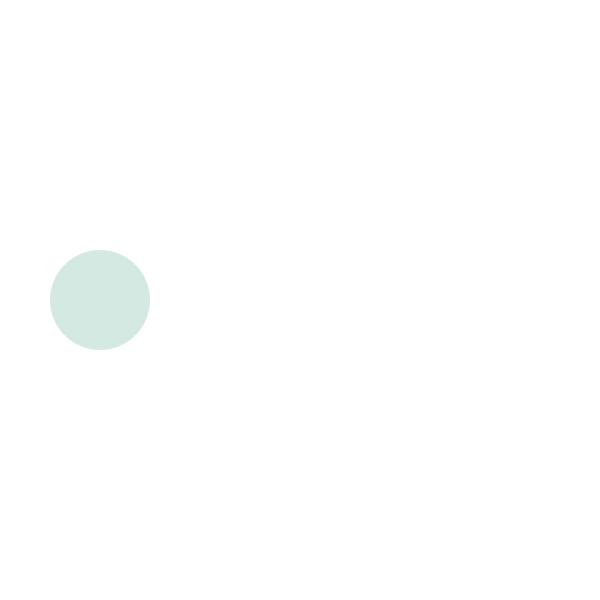
Frame 1 (no input)
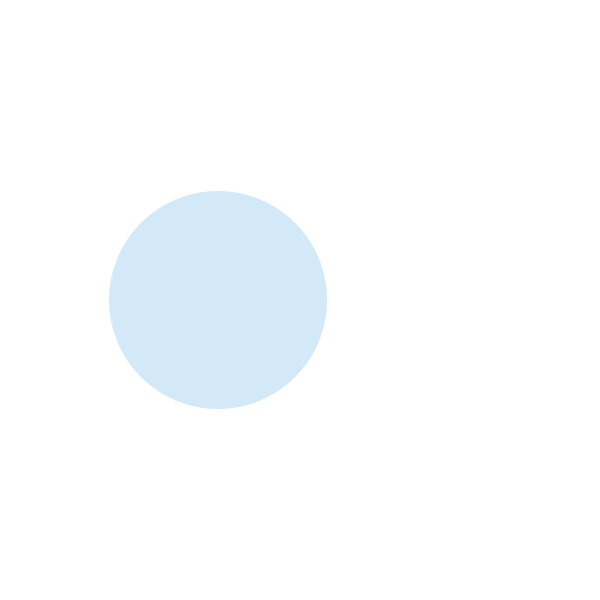
Frame 60 (the mouse pressed at the canvas centre just before this capture)
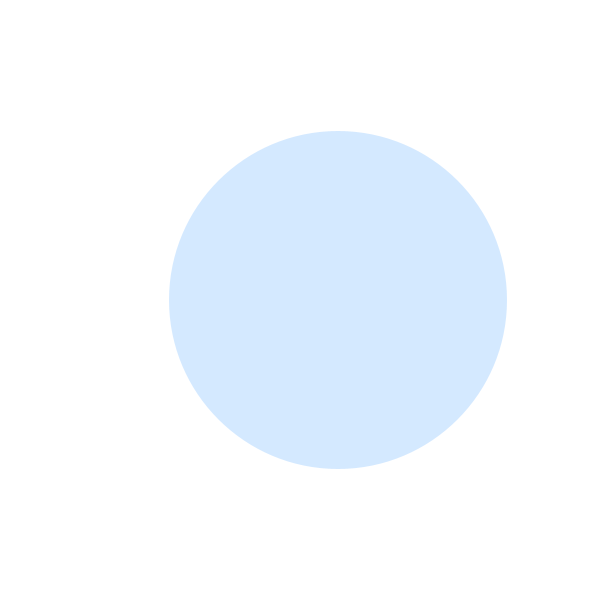
Frame 120 (the mouse held since frame 60 and released just before this capture)

The Processing sketch that drew these frames (run headless with seeded random() and noise(); from frame 60 on, the mouse is pressed at the canvas centre):

// Processing sketch: aba04
// ── aba04.pde
//Variabili
//boolean unoDue = true;
//char carattere = "g";
//int numero = 34;
//float virgola = 34.2;



int cerchioX = 100;
int cerchioY = 300;

void setup() {
  size(600, 600);
  //background(255);
}

void draw() {
  background(255);
  noStroke();
  fill(36, 145, cerchioX, 50);
  ellipse(cerchioX, cerchioY, cerchioX, cerchioX);
  
  cerchioX = cerchioX + 2;
}
